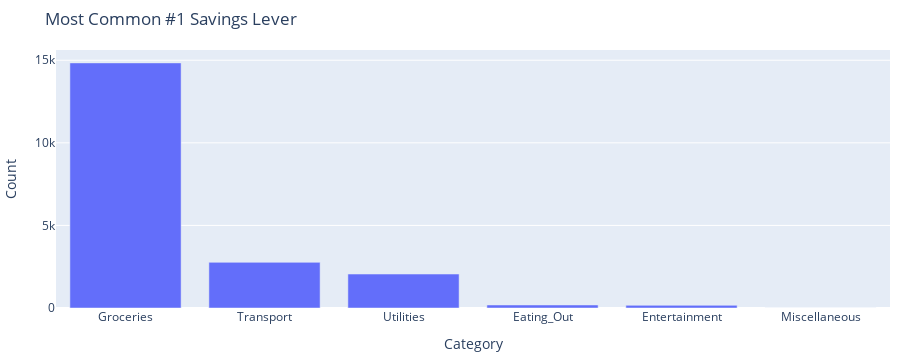
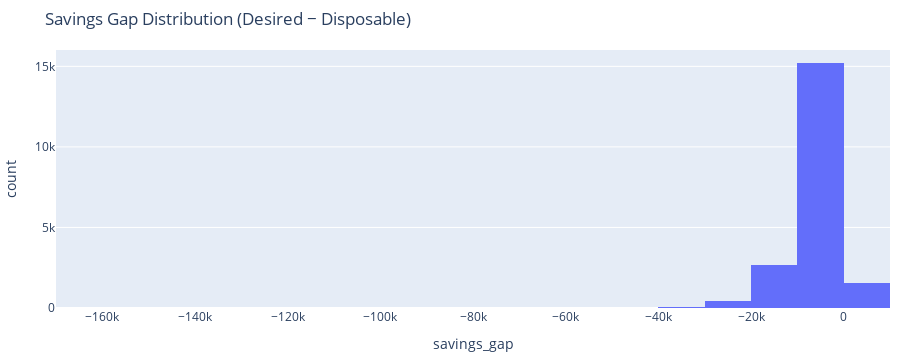

Notebook cell for these charts, in order:
### Code cell
def kpis_and_plots(d):
    rows = len(d)
    can_ct = int(d["can_meet_goal"].sum()) if "can_meet_goal" in d.columns else 0
    avg_gap = d["savings_gap"].mean() if "savings_gap" in d.columns else np.nan
    byc = d["cluster_k3"].value_counts().reindex([0,1,2], fill_value=0)

    # KPIs
    display(HTML(
        f"""
        <div style='display:flex;gap:24px;font-family:system-ui'>
          <div><div style='color:#666'>People</div><div style='font-size:22px;font-weight:600'>{rows:,}</div></div>
          <div><div style='color:#666'>Can meet goal</div><div style='font-size:22px;font-weight:600'>{round(100*can_ct/max(rows,1))}%</div></div>
          <div><div style='color:#666'>Avg savings gap</div><div style='font-size:22px;font-weight:600'>{inr(avg_gap)}</div></div>
          <div><div style='color:#666'>By cluster</div>
            <div style='font-size:14px'>C0 {byc[0]:,} • C1 {byc[1]:,} • C2 {byc[2]:,}</div>
          </div>
        </div>
        """
    ))

    # Top1 category bar
    if "top1_category" in d.columns and len(d):
        top1 = d["top1_category"].fillna("Unknown").value_counts().reset_index()
        top1.columns = ["Category","Count"]
        fig1 = px.bar(top1, x="Category", y="Count", title="Most Common #1 Savings Lever")
        fig1.update_layout(height=360, margin=dict(l=10,r=10,t=50,b=10))
        fig1.show()

    # Savings gap histogram
    if "savings_gap" in d.columns and len(d):
        fig2 = px.histogram(d, x="savings_gap", nbins=30, title="Savings Gap Distribution (Desired − Disposable)")
        fig2.update_layout(height=360, margin=dict(l=10,r=10,t=50,b=10))
        fig2.show()

kpis_and_plots(filtered)

### Figure 1 — Plotly figure (JSON) as saved in the notebook; plotly's stock layout.template omitted (floating-point values rounded to 4 significant figures)
{"data": [{"hovertemplate": "Category=%{x}<br>Count=%{y}<extra></extra>", "legendgroup": "", "marker": {"color": "#636efa", "pattern": {"shape": ""}}, "name": "", "orientation": "v", "showlegend": false, "textposition": "auto", "type": "bar", "x": ["Groceries", "Transport", "Utilities", "Eating_Out", "Entertainment", "Miscellaneous"], "xaxis": "x", "y": [14839, 2763, 2055, 182, 160, 1], "yaxis": "y"}], "layout": {"barmode": "relative", "height": 360, "legend": {"tracegroupgap": 0}, "margin": {"b": 10, "l": 10, "r": 10, "t": 50}, "title": {"text": "Most Common #1 Savings Lever"}, "xaxis": {"anchor": "y", "domain": [0, 1], "title": {"text": "Category"}}, "yaxis": {"anchor": "x", "domain": [0, 1], "title": {"text": "Count"}}}}

### Figure 2 — Plotly figure (JSON) as saved in the notebook; plotly's stock layout.template omitted (floating-point values rounded to 4 significant figures; data arrays with more than 128 entries replaced by an {"elided": "..."} marker saying what was removed)
{"data": [{"bingroup": "x", "hovertemplate": "savings_gap=%{x}<br>count=%{y}<extra></extra>", "legendgroup": "", "marker": {"color": "#636efa", "pattern": {"shape": ""}}, "name": "", "nbinsx": 30, "orientation": "v", "showlegend": false, "type": "histogram", "x": {"elided": "20000 float values"}, "xaxis": "x", "yaxis": "y"}], "layout": {"barmode": "relative", "height": 360, "legend": {"tracegroupgap": 0}, "margin": {"b": 10, "l": 10, "r": 10, "t": 50}, "title": {"text": "Savings Gap Distribution (Desired − Disposable)"}, "xaxis": {"anchor": "y", "domain": [0, 1], "title": {"text": "savings_gap"}}, "yaxis": {"anchor": "x", "domain": [0, 1], "title": {"text": "count"}}}}
